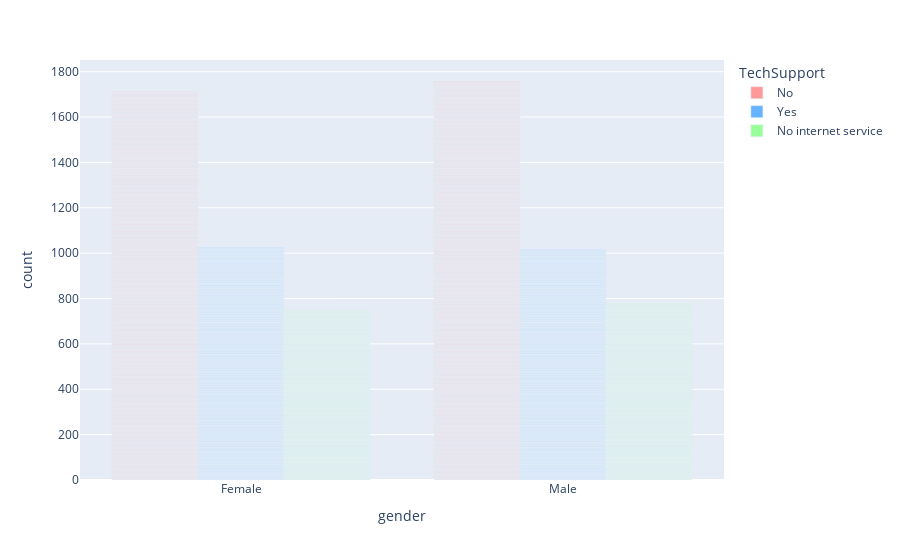

Notebook source saved alongside this figure:
### Code cell
fig = px.bar(df,x="gender",color="TechSupport",  color_discrete_sequence=custom_palette, barmode="group")
fig.show()

### Figure 1 — Plotly figure (JSON) as saved in the notebook; plotly's stock layout.template omitted (floating-point values rounded to 4 significant figures; data arrays with more than 128 entries replaced by an {"elided": "..."} marker saying what was removed)
{"data": [{"alignmentgroup": "True", "hovertemplate": "TechSupport=No<br>gender=%{x}<br>count=%{y}<extra></extra>", "legendgroup": "No", "marker": {"color": "#FF9999", "pattern": {"shape": ""}}, "name": "No", "offsetgroup": "No", "orientation": "v", "showlegend": true, "textposition": "auto", "type": "bar", "x": {"elided": "3473 str values"}, "xaxis": "x", "y": {"elided": "3473 int values"}, "yaxis": "y"}, {"alignmentgroup": "True", "hovertemplate": "TechSupport=Yes<br>gender=%{x}<br>count=%{y}<extra></extra>", "legendgroup": "Yes", "marker": {"color": "#66B3FF", "pattern": {"shape": ""}}, "name": "Yes", "offsetgroup": "Yes", "orientation": "v", "showlegend": true, "textposition": "auto", "type": "bar", "x": {"elided": "2044 str values"}, "xaxis": "x", "y": {"elided": "2044 int values"}, "yaxis": "y"}, {"alignmentgroup": "True", "hovertemplate": "TechSupport=No internet service<br>gender=%{x}<br>count=%{y}<extra></extra>", "legendgroup": "No internet service", "marker": {"color": "#99FF99", "pattern": {"shape": ""}}, "name": "No internet service", "offsetgroup": "No internet service", "orientation": "v", "showlegend": true, "textposition": "auto", "type": "bar", "x": {"elided": "1526 str values"}, "xaxis": "x", "y": {"elided": "1526 int values"}, "yaxis": "y"}], "layout": {"barmode": "group", "legend": {"title": {"text": "TechSupport"}, "tracegroupgap": 0}, "margin": {"t": 60}, "xaxis": {"anchor": "y", "domain": [0, 1], "title": {"text": "gender"}}, "yaxis": {"anchor": "x", "domain": [0, 1], "title": {"text": "count"}}}}
